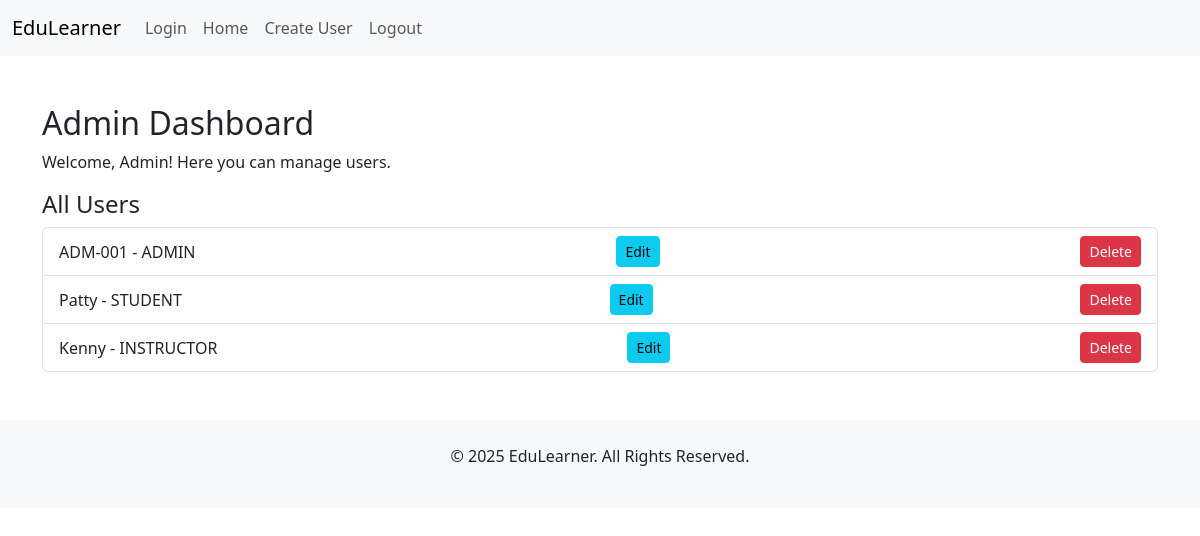
Screenshot of /admin_dashboard (signed in) with the database file from the repository.
### models.py (models this page shows)
class User(db.Model, UserMixin):
    id = db.Column(db.Integer, primary_key=True)
    username = db.Column(db.String(120), unique=True, nullable=False)
    password = db.Column(db.String(120), nullable=False)
    role = db.Column(db.String(50), nullable=False)
    assignments = db.relationship('Assignment', backref='instructor_assignments', foreign_keys='Assignment.instructor_id', lazy=True)
    student_assignments = db.relationship('Assignment', foreign_keys='Assignment.student_id', backref='student_assignments_link', lazy=True)
    lessons = db.relationship('Lesson', foreign_keys='Lesson.instructor_id', backref='instructor_lessons', lazy=True)
    student_lessons = db.relationship('Lesson', secondary=student_lessons, backref=db.backref('enrolled_students', lazy=True), lazy='dynamic')

### app.py (the view, shortened to what this page needs)
@app.route('/admin_dashboard', methods=['GET', 'POST'])
@login_required
def admin_dashboard():
    if current_user.role != 'ADMIN':
        flash('You do not have permission to access this page.', 'danger')
        return redirect(url_for('home'))
    users = User.query.all()  # Get the list of users
    form = CreateUserForm()  # Instantiate the form
    return render_template('admin_dashboard.html', users=users, form=form)  # Pass the form to the template

### app.py (called while the page is built)
@login_manager.user_loader
def load_user(user_id):
    return User.query.get(int(user_id))

### templates/admin_dashboard.html (shortened to what this page needs)
{% extends 'base.html' %}
{% block content %}
    <h2>Admin Dashboard</h2>
    <p>Welcome, Admin! Here you can manage users.</p>
    <h4>All Users</h4>
    <ul class="list-group">
        {% for user in users %}
            <li class="list-group-item d-flex justify-content-between align-items-center">
                {{ user.username }} - {{ user.role }}
                <a href="{{ url_for('edit_user', user_id=user.id) }}" class="btn btn-info btn-sm">Edit</a>
                <a href="{{ url_for('delete_user', user_id=user.id) }}" class="btn btn-danger btn-sm">Delete</a>
            </li>
        {% endfor %}
    </ul>
{% endblock %}

### rows the page displays
User: username "ADM-001", role "ADMIN"
User: username "Patty", role "STUDENT"
User: username "Kenny", role "INSTRUCTOR"
